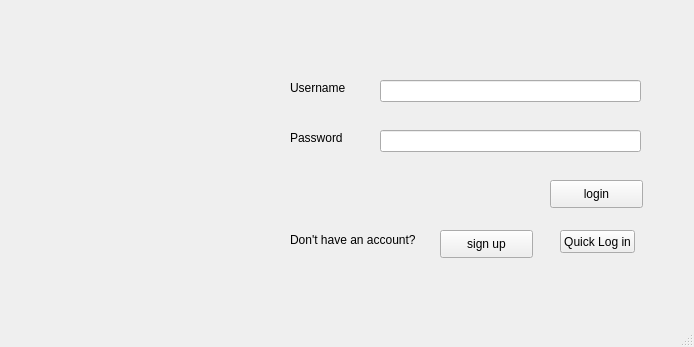
<?xml version="1.0" encoding="UTF-8"?>
<ui version="4.0">
 <class>MainWindow</class>
 <widget class="QMainWindow" name="MainWindow">
  <property name="geometry">
   <rect>
    <x>0</x>
    <y>0</y>
    <width>694</width>
    <height>347</height>
   </rect>
  </property>
  <property name="windowTitle">
   <string>MainWindow</string>
  </property>
  <widget class="QWidget" name="centralwidget">
   <widget class="QLabel" name="label_username">
    <property name="geometry">
     <rect>
      <x>290</x>
      <y>80</y>
      <width>61</width>
      <height>16</height>
     </rect>
    </property>
    <property name="text">
     <string>Username</string>
    </property>
   </widget>
   <widget class="QLabel" name="label_password">
    <property name="geometry">
     <rect>
      <x>290</x>
      <y>130</y>
      <width>61</width>
      <height>16</height>
     </rect>
    </property>
    <property name="text">
     <string>Password</string>
    </property>
   </widget>
   <widget class="QLabel" name="label_logo">
    <property name="geometry">
     <rect>
      <x>10</x>
      <y>30</y>
      <width>271</width>
      <height>271</height>
     </rect>
    </property>
    <property name="text">
     <string/>
    </property>
    <property name="pixmap">
     <pixmap>Safatique logo (2).png</pixmap>
    </property>
    <property name="scaledContents">
     <bool>true</bool>
    </property>
   </widget>
   <widget class="QLineEdit" name="lineEdit_username">
    <property name="geometry">
     <rect>
      <x>380</x>
      <y>80</y>
      <width>261</width>
      <height>22</height>
     </rect>
    </property>
   </widget>
   <widget class="QLineEdit" name="lineEdit_password">
    <property name="geometry">
     <rect>
      <x>380</x>
      <y>130</y>
      <width>261</width>
      <height>22</height>
     </rect>
    </property>
   </widget>
   <widget class="QPushButton" name="pushButton_login">
    <property name="geometry">
     <rect>
      <x>550</x>
      <y>180</y>
      <width>93</width>
      <height>28</height>
     </rect>
    </property>
    <property name="text">
     <string>login</string>
    </property>
   </widget>
   <widget class="QLabel" name="label_prompt">
    <property name="geometry">
     <rect>
      <x>290</x>
      <y>230</y>
      <width>201</width>
      <height>20</height>
     </rect>
    </property>
    <property name="text">
     <string>Don't have an account?</string>
    </property>
   </widget>
   <widget class="QPushButton" name="pushButton_signup">
    <property name="geometry">
     <rect>
      <x>440</x>
      <y>230</y>
      <width>93</width>
      <height>28</height>
     </rect>
    </property>
    <property name="text">
     <string>sign up</string>
    </property>
   </widget>
   <widget class="QLabel" name="label_background">
    <property name="geometry">
     <rect>
      <x>0</x>
      <y>0</y>
      <width>694</width>
      <height>421</height>
     </rect>
    </property>
    <property name="text">
     <string/>
    </property>
    <property name="pixmap">
     <pixmap>backgroundDBMS.png</pixmap>
    </property>
    <property name="scaledContents">
     <bool>true</bool>
    </property>
   </widget>
   <widget class="QPushButton" name="pushButton_Quick">
    <property name="geometry">
     <rect>
      <x>560</x>
      <y>230</y>
      <width>75</width>
      <height>23</height>
     </rect>
    </property>
    <property name="text">
     <string>Quick Log in</string>
    </property>
   </widget>
   <zorder>label_background</zorder>
   <zorder>label_username</zorder>
   <zorder>label_password</zorder>
   <zorder>label_logo</zorder>
   <zorder>lineEdit_username</zorder>
   <zorder>lineEdit_password</zorder>
   <zorder>pushButton_login</zorder>
   <zorder>label_prompt</zorder>
   <zorder>pushButton_signup</zorder>
   <zorder>pushButton_Quick</zorder>
  </widget>
  <widget class="QStatusBar" name="statusbar"/>
 </widget>
 <resources/>
 <connections/>
</ui>
